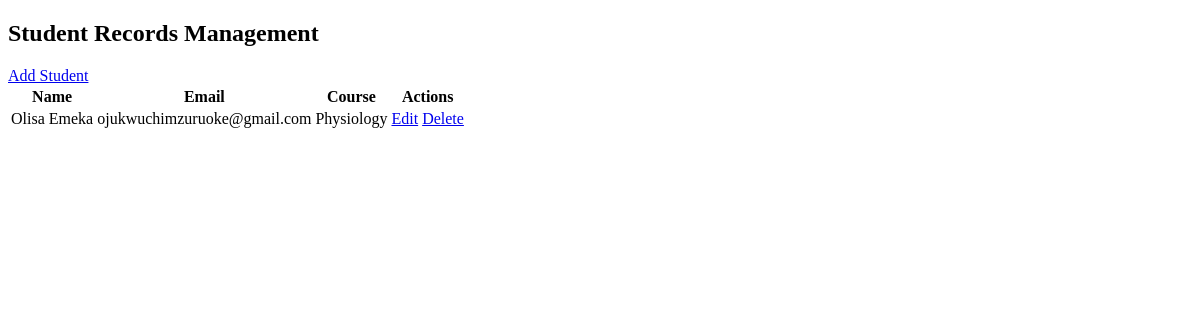
The page /student_record_app/ on the database as committed earlier.
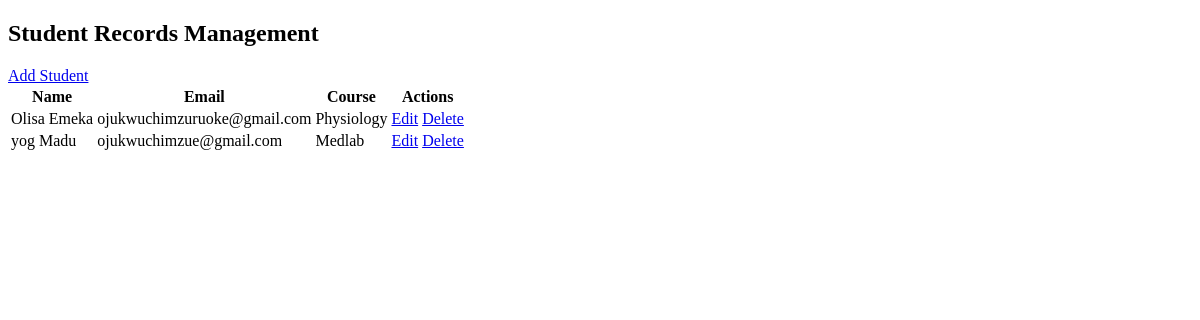
The same page on the database as committed later.
### student_record_app/models.py (models this page shows, shortened)
class Student(models.Model):
    surname = models.CharField(max_length=30)
    middle_name = models.CharField(max_length=30)
    age = models.IntegerField()
    email = models.EmailField(unique=True)
    state_of_origin = models.CharField(max_length=15)
    department = models.CharField(max_length=15)

### student_record_app/views.py (the view)
# urls.py: path('', views.student_list, name='student_list'),
def student_list(request):
    students = Student.objects.all()
    return render(request, 'student_record_app/student_list.html', {'students': students})

### student_record_app/templates/student_record_app/student_list.html
{% extends 'student_record_app/base.html' %} {% block content %}
<a href="{% url 'student_create' %}">Add Student</a>
<table>
  <thead>
    <tr>
      <th>Name</th>
      <th>Email</th>
      <th>Course</th>
      <th>Actions</th>
    </tr>
  </thead>
  <tbody>
    {% for student in students %}
    <tr>
      <td>{{ student.surname }} {{ student.middle_name }}</td>
      <td>{{ student.email }}</td>
      <td>{{ student.department }}</td>
      <td>
        <a href="{% url 'student_update' student.pk %}">Edit</a>
        <a href="{% url 'student_delete' student.pk %}">Delete</a>
      </td>
    </tr>
    {% endfor %}
  </tbody>
</table>
{% endblock %}

### student_record_app/templates/student_record_app/base.html (shortened to what this page needs)
<!doctype html>
<html lang="en">
  <head>
  </head>
  <body>
    <div>
    <h2>Student Records Management</h2>
    {% block content %}{% endblock %}
</div>
  </body>
</html>

Rows that differ between the two databases and show on the page:
added Student: surname "yog", middle_name "Madu", email "ojukwuchimzue@gmail.com", department "Medlab"
